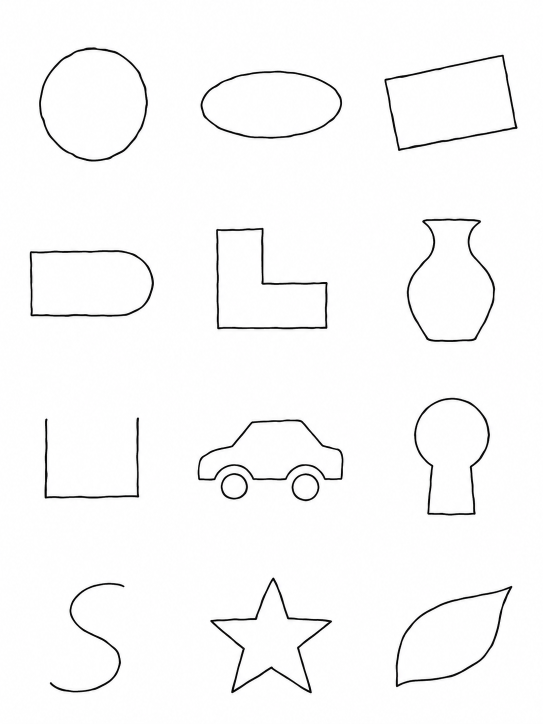
#> input picture tests/fixtures/generated-sketches-v1/source-sheet.png, 1086 x 1448 px (shown at 1/2 size)
$ python extract-generated-sketches.py
#> lines starting #> are read from the running program, lines starting #| are printed output that depends on the picture; after the words box and inside, x2 and y2 are one past the last pixel; in counts of white or black regions, pixels touching at a corner belong together
"""Extract centerline graph paths, NOT inferred pen history, from a generated sheet."""
import json, math
from pathlib import Path
import numpy as np
from PIL import Image, ImageDraw
from skimage.morphology import skeletonize
import cv2

ROOT = Path(__file__).resolve().parents[1]
FIXTURE = ROOT / 'tests/fixtures/generated-sketches-v1'
NAMES = ['circle','ellipse','rotated-rectangle','rounded-tab','L-bracket','vase','open-U','car','keyhole','S-curve','star','asymmetric-leaf']
EXPECTED = [
 {'kinds':['circle'],'closed':1,'symmetry':'both'},
 {'kinds':['ellipse'],'closed':1,'symmetry':'both'},
 {'kinds':['rectangle'],'closed':1,'symmetry':'both'},
 {'kinds':['profile'],'closed':1,'representation':'mixed','symmetry':'one'},
 {'kinds':['profile'],'closed':1,'representation':'lines'},
 {'kinds':['profile'],'closed':1,'symmetry':'one'},
 {'kinds':['profile'],'closed':0,'representation':'lines','symmetry':'one'},
 {'kinds':['profile','circle','circle'],'closed':3,'representation':'mixed'},
 {'kinds':['profile'],'closed':1,'representation':'mixed','symmetry':'one'},
 {'kinds':['profile'],'closed':0,'symmetry':'none'},
 {'kinds':['profile'],'closed':1,'representation':'lines','symmetry':'one'},
 {'kinds':['profile'],'closed':1},
]

def graph_paths(mask):
    """Trace degree-2 chains. Branches remain branches; cycles remain cycles."""
    ys, xs = np.nonzero(mask)
    pixels = set(zip(xs.tolist(),ys.tolist()))
    def build_graph(pixels):
        graph={}
        for x,y in pixels:
            neighbors=[]
            for dx,dy in [(-1,0),(1,0),(0,-1),(0,1),(-1,-1),(-1,1),(1,-1),(1,1)]:
                q=(x+dx,y+dy)
                if q not in pixels: continue
                if dx and dy and ((x+dx,y) in pixels or (x,y+dy) in pixels): continue
                neighbors.append(q)
            graph[(x,y)]=sorted(neighbors,key=lambda p:(p[1],p[0]))
        return graph
    pruned=0
    for _ in range(3):
        graph=build_graph(pixels);remove=set()
        for p in graph:
            if len(graph[p])!=1: continue
            trail=[p];previous,current=p,graph[p][0]
            while len(graph[current])==2 and len(trail)<8:
                trail.append(current);nxt=next(q for q in graph[current] if q!=previous);previous,current=current,nxt
            if len(graph[current])>2 and len(trail)<6: remove.update(trail)
        if not remove: break
        pixels-=remove;pruned+=len(remove)
    graph=build_graph(pixels)
    visited=set(); paths=[]
    edge=lambda a,b:tuple(sorted((a,b)))
    def walk(a,b):
        points=[a];previous,current=a,b;visited.add(edge(a,b))
        while True:
            points.append(current)
            if current==a or len(graph[current])!=2: break
            candidates=[p for p in graph[current] if p!=previous]
            nxt=candidates[0]
            if edge(current,nxt) in visited: break
            visited.add(edge(current,nxt));previous,current=current,nxt
        return points
    for p in sorted(graph,key=lambda p:(p[1],p[0])):
        if len(graph[p])==2: continue
        for q in graph[p]:
            if edge(p,q) not in visited: paths.append(walk(p,q))
    for p in sorted(graph,key=lambda p:(p[1],p[0])):
        for q in graph[p]:
            if edge(p,q) not in visited: paths.append(walk(p,q))
    return [p for p in paths if len(p)>=5], {'prunedSpurPixels':pruned,'skeletonPixels':len(pixels),'junctionPixels':sum(len(v)>2 for v in graph.values()),'endpointPixels':sum(len(v)==1 for v in graph.values()),'visitedEdges':len(visited)}

def simplify_path(points,tolerance=.65):
    closed=points[0]==points[-1]
    a=np.array(points,dtype=np.float32)
    approx=cv2.approxPolyDP(a,tolerance,closed).reshape(-1,2).astype(float).tolist()
    if closed: approx.append(approx[0])
    # Densify straight segments so raw-sample weighting doesn't favor corners.
    out=[]
    for a,b in zip(approx,approx[1:]):
        n=max(1,math.ceil(math.dist(a,b)/2))
        out.extend([[a[0]+(b[0]-a[0])*i/n,a[1]+(b[1]-a[1])*i/n] for i in range(n)])
    out.append(approx[-1]);return out

def main():
    image=Image.open(FIXTURE/'source-sheet.png').convert('RGB')
#> image is the input picture: PIL image 1086x1448 RGB; mean R, G, B 249.1, 249, 249.1
    width,height=image.size;cases=[];contact=Image.new('RGB',(1200,4*440),'white');draw=ImageDraw.Draw(contact)
#> after `width, height = image.size`: width = 1086; height = 1448
#> after `contact = Image.new('RGB', (1200, 4 * 440), 'white')`: contact: PIL image 1200x1760 RGB; every value is 255
    for i,name in enumerate(NAMES):
        col,row=i%3,i//3;rect=[round(col*width/3),round(row*height/4),round((col+1)*width/3),round((row+1)*height/4)]
#> after `rect = [round(col * width / 3), round(row * height / 4), round((col + `: rect = [0, 0, 362, 362]
        crop=image.crop(rect);crop.save(FIXTURE/(name+'.png'))
#> after `crop = image.crop(rect)`:
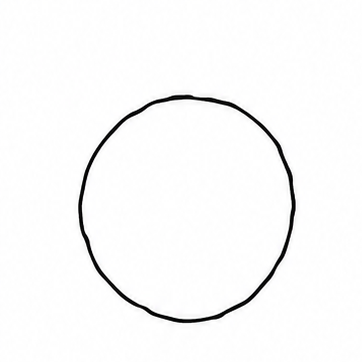
#> crop: PIL image 362x362 RGB; mean R, G, B 249.2, 249.2, 249.2
        gray=np.array(crop.convert('L'));mask=(gray<150).astype(np.uint8)
#> after `mask = (gray < 150).astype(np.uint8)`:
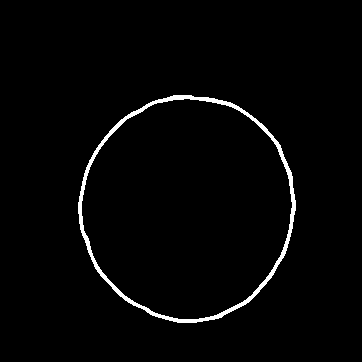
#> mask: shape (362, 362); values 0 (black) and 1 (white), 2.1% white; 1 white region, box (x1, y1, x2, y2) and area: (78, 95, 296, 323) 2700
        count,labels,stats,_=cv2.connectedComponentsWithStats(mask,8)
#> count = 2; stats = [[0, 0, 362, 362, 128344], [78, 95, 218, 228, 2700]]
        clean=np.zeros_like(mask,dtype=bool)
        for label in range(1,count):
            if stats[label,cv2.CC_STAT_AREA]>=20: clean|=labels==label
        skeleton=skeletonize(clean);paths,diagnostics=graph_paths(skeleton)
#> after `skeleton = skeletonize(clean)`:
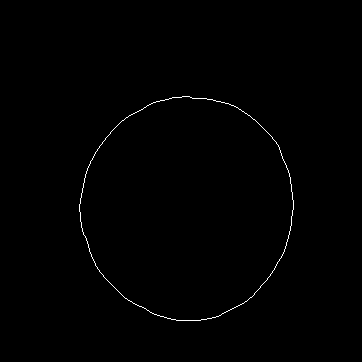
#> skeleton: shape (362, 362) bool; 0.47% white in thin lines or dots, all inside (x1, y1, x2, y2) = (79, 96, 294, 321)
#> in graph_paths, `ys, xs = np.nonzero(mask)`: ys = 614 values from 96 to 320; xs = 614 values, max 293 at index 293, min 79 at index 300, mean 187.4
#> in graph_paths, `pixels = set(zip(xs.tolist(),ys.tolist()))`: pixels = 614 items
#> after the loop in graph_paths, `for _ in range(3):`: pruned = 0
        strokes=[]
        for j,path in enumerate(paths):
            points=simplify_path(path)
            # Fixed image-plane scale; world origin/basis are explicit.
            points3d=[[(p[0]-crop.width/2)*.0005,(crop.height/2-p[1])*.0005,0] for p in points]
            strokes.append({'id':f'generated-{i+1}-path-{j+1}','points':points3d,'started':j*1500,'ended':j*1500+1000,'extractionClosed':path[0]==path[-1]})
        entry={'id':name,'image':name+'.png','sourceRect':rect,'imageSize':list(crop.size),'pixelToPlane':{'originPixel':[crop.width/2,crop.height/2],'metresPerPixel':.0005,'u':'right','v':'up'},'expected':EXPECTED[i],'extraction':{**diagnostics,'pathCount':len(paths),'closedPathCount':sum(s['extractionClosed'] for s in strokes)},'strokes':strokes,'plane':{'origin':[0,0,0],'xAxis':[1,0,0],'yAxis':[0,1,0]}}
        cases.append(entry)
        debug=crop.copy();d=ImageDraw.Draw(debug)
        for j,path in enumerate(paths): d.line(path,fill=(215,48,62),width=1)
        debug.thumbnail((390,390));contact.paste(debug,(col*400+5,row*440+25));draw.text((col*400+10,row*440+5),f'{name}: {len(paths)} paths, {entry["extraction"]["closedPathCount"]} closed',fill='black')
    manifest={'version':1,'source':'source-sheet.png','generation':'Built-in image_gen, one 3x4 benchmark sheet, 2026-11-04','method':'Threshold<150; remove components<20px; skeletonize; prune endpoint spurs<6px; trace degree-2 graph chains; RDP 0.65px; resample 2px','warning':'Synthetic images. Centerline path order/direction and timing are simulated; intersections do not reveal original pen strokes. Expected labels are evaluator metadata and must never be sent to the decision model.','cases':cases}
    (FIXTURE/'cases.json').write_text(json.dumps(manifest,indent=2))
    contact.save(FIXTURE/'extraction-contact-sheet.png')
    print(json.dumps([{'id':c['id'],**c['extraction']} for c in cases],indent=2))

if __name__=='__main__': main()
